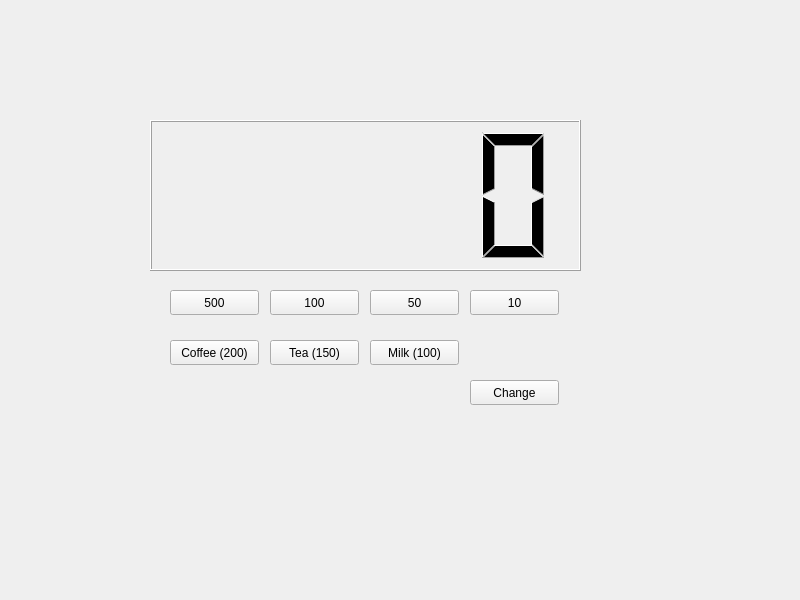
<?xml version="1.0" encoding="UTF-8"?>
<ui version="4.0">
 <class>Widget</class>
 <widget class="QWidget" name="Widget">
  <property name="geometry">
   <rect>
    <x>0</x>
    <y>0</y>
    <width>800</width>
    <height>600</height>
   </rect>
  </property>
  <property name="windowTitle">
   <string>Widget</string>
  </property>
  <widget class="QPushButton" name="pbCoin500">
   <property name="geometry">
    <rect>
     <x>170</x>
     <y>290</y>
     <width>89</width>
     <height>25</height>
    </rect>
   </property>
   <property name="text">
    <string>500</string>
   </property>
  </widget>
  <widget class="QPushButton" name="pbCoin100">
   <property name="geometry">
    <rect>
     <x>270</x>
     <y>290</y>
     <width>89</width>
     <height>25</height>
    </rect>
   </property>
   <property name="text">
    <string>100</string>
   </property>
  </widget>
  <widget class="QPushButton" name="pbCoin50">
   <property name="geometry">
    <rect>
     <x>370</x>
     <y>290</y>
     <width>89</width>
     <height>25</height>
    </rect>
   </property>
   <property name="text">
    <string>50</string>
   </property>
  </widget>
  <widget class="QPushButton" name="pbCoin10">
   <property name="geometry">
    <rect>
     <x>470</x>
     <y>290</y>
     <width>89</width>
     <height>25</height>
    </rect>
   </property>
   <property name="text">
    <string>10</string>
   </property>
  </widget>
  <widget class="QLCDNumber" name="lcdNumber">
   <property name="geometry">
    <rect>
     <x>150</x>
     <y>120</y>
     <width>431</width>
     <height>151</height>
    </rect>
   </property>
  </widget>
  <widget class="QPushButton" name="pbCoffee">
   <property name="geometry">
    <rect>
     <x>170</x>
     <y>340</y>
     <width>89</width>
     <height>25</height>
    </rect>
   </property>
   <property name="text">
    <string>Coffee (200)</string>
   </property>
  </widget>
  <widget class="QPushButton" name="pbTea">
   <property name="geometry">
    <rect>
     <x>270</x>
     <y>340</y>
     <width>89</width>
     <height>25</height>
    </rect>
   </property>
   <property name="text">
    <string>Tea (150)</string>
   </property>
  </widget>
  <widget class="QPushButton" name="pbMilk">
   <property name="geometry">
    <rect>
     <x>370</x>
     <y>340</y>
     <width>89</width>
     <height>25</height>
    </rect>
   </property>
   <property name="text">
    <string>Milk (100)</string>
   </property>
  </widget>
  <widget class="QPushButton" name="pbChange">
   <property name="geometry">
    <rect>
     <x>470</x>
     <y>380</y>
     <width>89</width>
     <height>25</height>
    </rect>
   </property>
   <property name="text">
    <string>Change</string>
   </property>
  </widget>
 </widget>
 <resources/>
 <connections/>
</ui>
